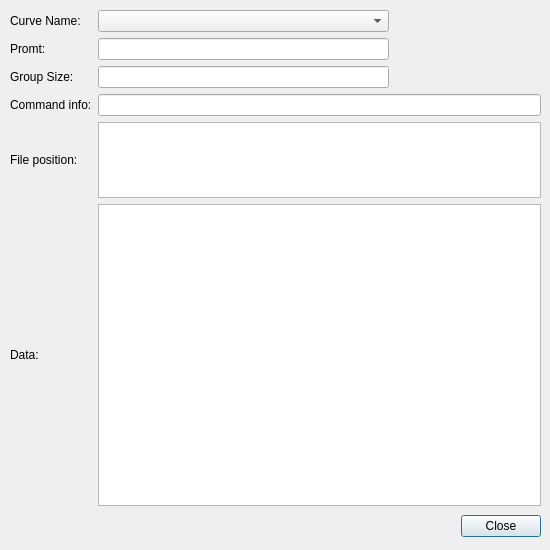
<?xml version="1.0" encoding="UTF-8"?>
<ui version="4.0">
 <class>IcvCurveInfo</class>
 <widget class="QDialog" name="IcvCurveInfo">
  <property name="geometry">
   <rect>
    <x>0</x>
    <y>0</y>
    <width>550</width>
    <height>550</height>
   </rect>
  </property>
  <property name="sizePolicy">
   <sizepolicy hsizetype="Fixed" vsizetype="Fixed">
    <horstretch>0</horstretch>
    <verstretch>0</verstretch>
   </sizepolicy>
  </property>
  <property name="windowTitle">
   <string>Dialog</string>
  </property>
  <property name="sizeGripEnabled">
   <bool>false</bool>
  </property>
  <widget class="QDialogButtonBox" name="buttonBox">
   <property name="geometry">
    <rect>
     <x>460</x>
     <y>510</y>
     <width>81</width>
     <height>32</height>
    </rect>
   </property>
   <property name="locale">
    <locale language="English" country="UnitedStates"/>
   </property>
   <property name="orientation">
    <enum>Qt::Horizontal</enum>
   </property>
   <property name="standardButtons">
    <set>QDialogButtonBox::Close</set>
   </property>
  </widget>
  <widget class="QWidget" name="gridLayoutWidget">
   <property name="geometry">
    <rect>
     <x>10</x>
     <y>10</y>
     <width>531</width>
     <height>496</height>
    </rect>
   </property>
   <layout class="QGridLayout" name="gridLayout" rowstretch="1,1,1,1,1,4" columnstretch="1,4,2">
    <property name="sizeConstraint">
     <enum>QLayout::SetMaximumSize</enum>
    </property>
    <item row="0" column="0">
     <widget class="QLabel" name="label">
      <property name="text">
       <string>Curve Name:</string>
      </property>
     </widget>
    </item>
    <item row="0" column="1">
     <widget class="QComboBox" name="comboBoxCurveTitle"/>
    </item>
    <item row="0" column="2">
     <spacer name="horizontalSpacer">
      <property name="orientation">
       <enum>Qt::Horizontal</enum>
      </property>
      <property name="sizeHint" stdset="0">
       <size>
        <width>40</width>
        <height>20</height>
       </size>
      </property>
     </spacer>
    </item>
    <item row="1" column="0">
     <widget class="QLabel" name="label_4">
      <property name="text">
       <string>Promt:</string>
      </property>
     </widget>
    </item>
    <item row="1" column="1">
     <widget class="QLineEdit" name="lineEditPromt">
      <property name="readOnly">
       <bool>true</bool>
      </property>
     </widget>
    </item>
    <item row="1" column="2">
     <spacer name="horizontalSpacer_2">
      <property name="orientation">
       <enum>Qt::Horizontal</enum>
      </property>
      <property name="sizeHint" stdset="0">
       <size>
        <width>40</width>
        <height>20</height>
       </size>
      </property>
     </spacer>
    </item>
    <item row="2" column="0">
     <widget class="QLabel" name="label_5">
      <property name="text">
       <string>Group Size:</string>
      </property>
     </widget>
    </item>
    <item row="2" column="1">
     <widget class="QLineEdit" name="lineEditGroupSize">
      <property name="readOnly">
       <bool>true</bool>
      </property>
     </widget>
    </item>
    <item row="2" column="2">
     <spacer name="horizontalSpacer_3">
      <property name="orientation">
       <enum>Qt::Horizontal</enum>
      </property>
      <property name="sizeHint" stdset="0">
       <size>
        <width>40</width>
        <height>20</height>
       </size>
      </property>
     </spacer>
    </item>
    <item row="3" column="0">
     <widget class="QLabel" name="label_3">
      <property name="text">
       <string>Command info:</string>
      </property>
     </widget>
    </item>
    <item row="3" column="1" colspan="2">
     <widget class="QLineEdit" name="plainEditFileBriefInfo">
      <property name="readOnly">
       <bool>true</bool>
      </property>
     </widget>
    </item>
    <item row="4" column="0">
     <widget class="QLabel" name="label_2">
      <property name="text">
       <string>File position:</string>
      </property>
     </widget>
    </item>
    <item row="4" column="1" colspan="2">
     <widget class="QPlainTextEdit" name="plainTextEditFilePos">
      <property name="sizePolicy">
       <sizepolicy hsizetype="Expanding" vsizetype="Expanding">
        <horstretch>1</horstretch>
        <verstretch>0</verstretch>
       </sizepolicy>
      </property>
     </widget>
    </item>
    <item row="5" column="0">
     <widget class="QLabel" name="label_6">
      <property name="text">
       <string>Data:</string>
      </property>
     </widget>
    </item>
    <item row="5" column="1" colspan="2">
     <widget class="QPlainTextEdit" name="plainTextEditData"/>
    </item>
   </layout>
  </widget>
 </widget>
 <resources/>
 <connections>
  <connection>
   <sender>buttonBox</sender>
   <signal>accepted()</signal>
   <receiver>IcvCurveInfo</receiver>
   <slot>accept()</slot>
   <hints>
    <hint type="sourcelabel">
     <x>248</x>
     <y>254</y>
    </hint>
    <hint type="destinationlabel">
     <x>157</x>
     <y>274</y>
    </hint>
   </hints>
  </connection>
  <connection>
   <sender>buttonBox</sender>
   <signal>rejected()</signal>
   <receiver>IcvCurveInfo</receiver>
   <slot>reject()</slot>
   <hints>
    <hint type="sourcelabel">
     <x>316</x>
     <y>260</y>
    </hint>
    <hint type="destinationlabel">
     <x>286</x>
     <y>274</y>
    </hint>
   </hints>
  </connection>
 </connections>
</ui>
